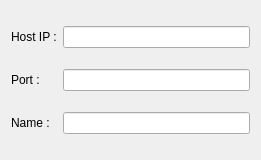
<?xml version="1.0" encoding="UTF-8"?>
<ui version="4.0">
 <class>Dialog</class>
 <widget class="QDialog" name="Dialog">
  <property name="geometry">
   <rect>
    <x>0</x>
    <y>0</y>
    <width>261</width>
    <height>160</height>
   </rect>
  </property>
  <property name="windowTitle">
   <string>Connect to...</string>
  </property>
  <property name="locale">
   <locale language="English" country="UnitedStates"/>
  </property>
  <layout class="QGridLayout" name="gridLayout">
   <item row="0" column="0">
    <widget class="QLabel" name="label_2">
     <property name="text">
      <string>Host IP :</string>
     </property>
    </widget>
   </item>
   <item row="1" column="0">
    <widget class="QLabel" name="label">
     <property name="text">
      <string>Port :</string>
     </property>
    </widget>
   </item>
   <item row="2" column="0">
    <widget class="QLabel" name="label_3">
     <property name="text">
      <string>Name :</string>
     </property>
    </widget>
   </item>
   <item row="0" column="1">
    <widget class="QLineEdit" name="lineEdit"/>
   </item>
   <item row="1" column="1">
    <widget class="QLineEdit" name="lineEdit_2"/>
   </item>
   <item row="2" column="1">
    <widget class="QLineEdit" name="lineEdit_3"/>
   </item>
  </layout>
 </widget>
 <resources/>
 <connections/>
</ui>
